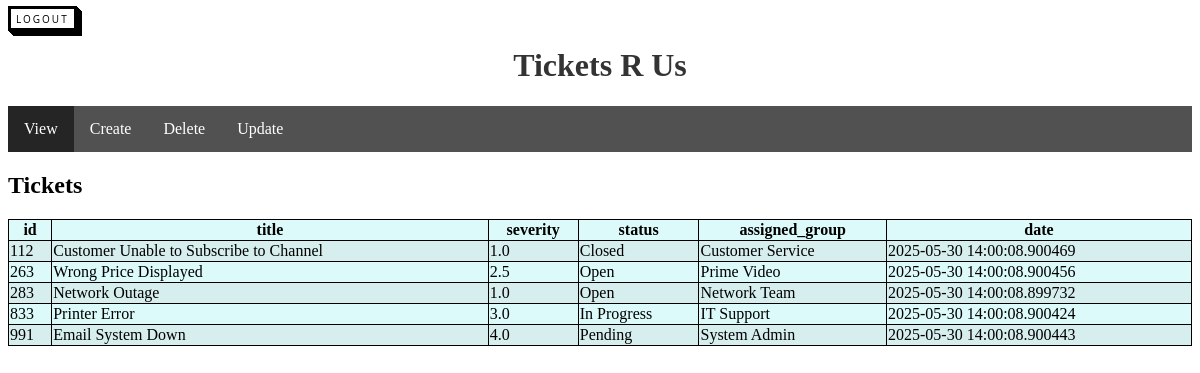
Screenshot of /main (signed in) with the database file from the repository.
### models.py (models this page shows)
class Tickets(db.Model):
    id = db.Column(db.Integer, primary_key=True, autoincrement=False)
    title = db.Column(db.String(256), nullable=False)
    severity = db.Column(db.Float, nullable=False)
    status = db.Column(db.String(50), nullable=False)
    assigned_group = db.Column(db.String(100), nullable=False)
    date = db.Column(db.DateTime(timezone=True))

### main.py (the view)
@app.route('/main')
@login_required
def main():
    tickets = Tickets.query.all()
    columns = Tickets.__table__.columns.keys()
    return render_template('main.html',
                         tickets=tickets,
                         columns=columns)

### main.py (called while the page is built)
@login_manager.user_loader
def load_user(id):
    return User.query.get(int(id))

### templates/main.html (shortened to what this page needs)
<!DOCTYPE html>
<html>
<head>
    <link rel="stylesheet" href="{{ url_for('static', filename='css/style.css') }}">
</head>
<body>
    <a href="{{ url_for('logout_page') }}" class="button-back">Logout</a>
    <h1 align="center">Tickets R Us</h1>
    <ul>
        <li><a href="#view" onclick="setActive(this)" class="tab-link active" data-tab="view">View</a></li>
        <li><a href="#create" onclick="setActive(this)" class="tab-link" data-tab="create">Create</a></li>
        <li><a href="#delete" onclick="setActive(this)" class="tab-link" data-tab="delete">Delete</a></li>
        <li><a href="#update" onclick="setActive(this)" class="tab-link" data-tab="update">Update</a></li>
    </ul>
    <div id="view" class="tab">
        <h2>Tickets</h2>
        <table align="center" style="width:100%">
            <tr>
                {% for column in columns %}
                <th>{{ column }}</th>
                {% endfor %}
            </tr>
            {% for ticket in tickets %}
            <tr>
                <td>{{ ticket.id }}</td>
                <td>{{ ticket.title }}</td>
                <td>{{ ticket.severity }}</td>
                <td>{{ ticket.status }}</td>
                <td>{{ ticket.assigned_group }}</td>
                <td>{{ ticket.date }}</td>
            </tr>
            {% endfor %}
        </table>
    </div>
</body>
</html>

### static/css/style.css (style rules this page uses)
h1 { color: #333; }
.button-back { font-family: "Open Sans", sans-serif; font-size: 10px; letter-spacing: 2px; text-decoration: none; text-transform: uppercase; color: #000; cursor: pointer; border: 3px solid; padding: 0.25em 0.5em; box-shadow: 1px 1px 0px 0px, 2px 2px 0px 0px, 3px 3px 0px 0px, 4px 4px 0px 0px, 5px 5px 0px 0px; position: relative; user-select: none; -webkit-user-select: none; touch-action: manipulation; }
ul { list-style-type: none; margin: 0; padding: 0; overflow: hidden; background-color: #525151; }
li { float: left; }
li a { display: block; color: white; text-align: center; padding: 14px 16px; text-decoration: none; }
.tab { display: none; }
#view { display: block; }
.active { background-color: #252525; }
tr:nth-child(even) { background-color: #d6eeee; }
tr:nth-child(odd) { background-color: #dbfaf9; }
table, th, td { border: 1px solid black; border-collapse: collapse; }

### rows the page displays
Tickets: id "112", title "Customer Unable to Subscribe to Channel", severity "1.0", status "Closed", assigned_group "Customer Service", date "2025-05-30 14:00:08.900469"
Tickets: id "263", title "Wrong Price Displayed", severity "2.5", status "Open", assigned_group "Prime Video", date "2025-05-30 14:00:08.900456"
Tickets: id "283", title "Network Outage", severity "1.0", status "Open", assigned_group "Network Team", date "2025-05-30 14:00:08.899732"
Tickets: id "833", title "Printer Error", severity "3.0", status "In Progress", assigned_group "IT Support", date "2025-05-30 14:00:08.900424"
Tickets: id "991", title "Email System Down", severity "4.0", status "Pending", assigned_group "System Admin", date "2025-05-30 14:00:08.900443"

### other values shown
{{ column }} "id" "title" "severity" "status" "assigned_group" "date"
